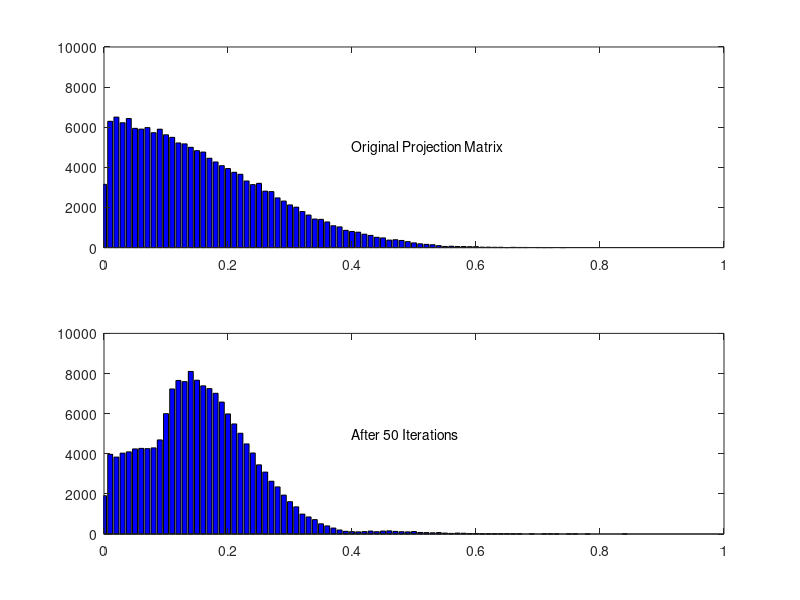

Reproduce this figure in MATLAB.
%================================================
% This Script produces Figure 4 in the paper, showing the 
% histogram of the inner-products before and after the 
% optimization, using the fixed threshold option.
%================================================

function []=CompSense_Fig4()

% Setting Parameters
K=400; % number of atoms in the dictionary
n=200; % dimension of the signals
m=30;

% Creation of the dictionary
D=randn(n,K);
D=D*diag(1./sqrt(diag(D'*D)));

% Creaiton of the initial projection matrix
P=randn(m,n);

G=D'*P'*P*D; 
G=diag(1./sqrt(diag(G)))*G*diag(1./sqrt(diag(G)));
gg=sort(abs(G(:))); 
gg1=gg(1:1:end-400);
[a1,b1]=hist(gg1,0:0.01:1);
subplot(2,1,1); h=bar(b1,a1,'b');
axis([0 1 0 10000]);
text(0.4,5000,'Original Projection Matrix'); 

iter=50; dd1=0.2; dd2=0.5;
[Pnew,RES2]=DesignProjection_OUT(D,m,iter,dd1,dd2,P,2);
G=D'*Pnew'*Pnew*D; 
G=diag(1./sqrt(diag(G)))*G*diag(1./sqrt(diag(G)));
gg=sort(abs(G(:))); 
gg2=gg(1:1:end-400);
[a2,b2]=hist(gg2,0:0.01:1);
subplot(2,1,2); bar(b2,a2,'b');
axis([0 1 0 10000]);
text(0.4,5000,'After 50 Iterations'); 

%================================================

function [P,OUTPUT]=DesignProjection_OUT(D,n,Iter,dd1,dd2,Init,methodT)

%========================================
% In this program we iteratively build a projection matrix that when 
% applied to the dictionary D, it leads to better coherence.
% 
% Inputs:    D - The dictionary
%               n - Number of projections (rows in P)
%               Iter - Number of iterations
%               dd1 - Relative number of the G entries to shrink
%               dd2 - Shrink factor to use (1/dd2 is used to expand)
%               Init - An initial projection matrix
%               methodT - threshold method to use
%
% Outputs:  P - The projection matrix
%                 OUTPUT - the \mu_t per each iteration
%
% Example: N=100; L=200;
%               D=randn(N,L);
%               D=D*diag(1./sqrt(diag(D'*D))); 
%               n=20; Iter=100; dd1=0.7; dd2=0.95; 
%               P=randn(n,N);
%               P=DesignProjection(D,n,Iter,dd1,dd2,P); 
%========================================

% Mode of operation
methodSVD=2; % SVD is done by the power-method and not directly
% methodT=1; % working with the percentage option
[N,L]=size(D);
% disp(['The best achievable \mu is ',num2str(sqrt((L-n)/(n*(L-1))))]);

if nargin==5,
    P=randn(n,N); % initialization
    % P=P*diag(1./sqrt(diag(P'*P))); % normalize columns
else, 
    P=Init;
end;
G=D'*P'*P*D; % compute the Gram matrix of the projected dictionary
G=diag(1./sqrt(diag(G)))*G*diag(1./sqrt(diag(G))); % nromalize columns
gg=sort(abs(G(:))); 

if methodT==1,
  Threshold=gg(round(dd1*(L^2-L)));
else, 
  Threshold=dd1;
end;
pos=find(abs(G(:))>Threshold & abs(G(:)-1)>1e-6);
RefVal=mean(abs(G(pos)));
OUTPUT=zeros(Iter+1,1);
OUTPUT(1)=RefVal;

for k=1:1:Iter,
    
    % shrink the high inner products
    gg=sort(abs(G(:))); 
    if methodT==1,
      Threshold=gg(round(dd1*(L^2-L)));
    else,
      Threshold=dd1;
    end;
    pos=find(abs(G(:))>Threshold & abs(G(:)-1)>1e-6);
    G(pos)=G(pos)*dd2;
    pos=find(abs(G(:))<=Threshold & abs(G(:))>Threshold*dd2);
    G(pos)=sign(G(pos))*dd2*Threshold;
    
    % reduce the rank back to n
    if methodSVD==1, 
        [U,S,V]=svds(G,n); 
        S=S(1:n,1:n);
        U=U(:,1:n);
    elseif methodSVD==2,
        U=randn(L,n); 
        for jjj=1:1:10, U=G*U; U=orth(U); end;
        S=diag(diag(U'*G*U)); 
    end;
    G=U*S*U';
    PD=S.^0.5*U';
    P=PD*pinv(D); 
    
    % Normalize the columns
    G=D'*P'*P*D; 
    G=diag(1./sqrt(diag(G)))*G*diag(1./sqrt(diag(G)));

    % Show status
    gg=sort(abs(G(:))); 
    if methodT==1,
      Threshold=gg(round(dd1*(L^2-L)));
    else,
      Threshold=dd1;
    end;    
    pos=find(abs(G(:))>Threshold & abs(G(:)-1)>1e-6);
    % if RefVal>mean(abs(G(pos))), 
        RefVal=mean(abs(G(pos)));
        OUTPUT(k+1)=RefVal;
    % else,
        % return;
    % end;
    fprintf(1,'%6i  %12.8f  \n',[k,mean(abs(G(pos)))]); % ,max(abs(G(pos)))]);

end;
